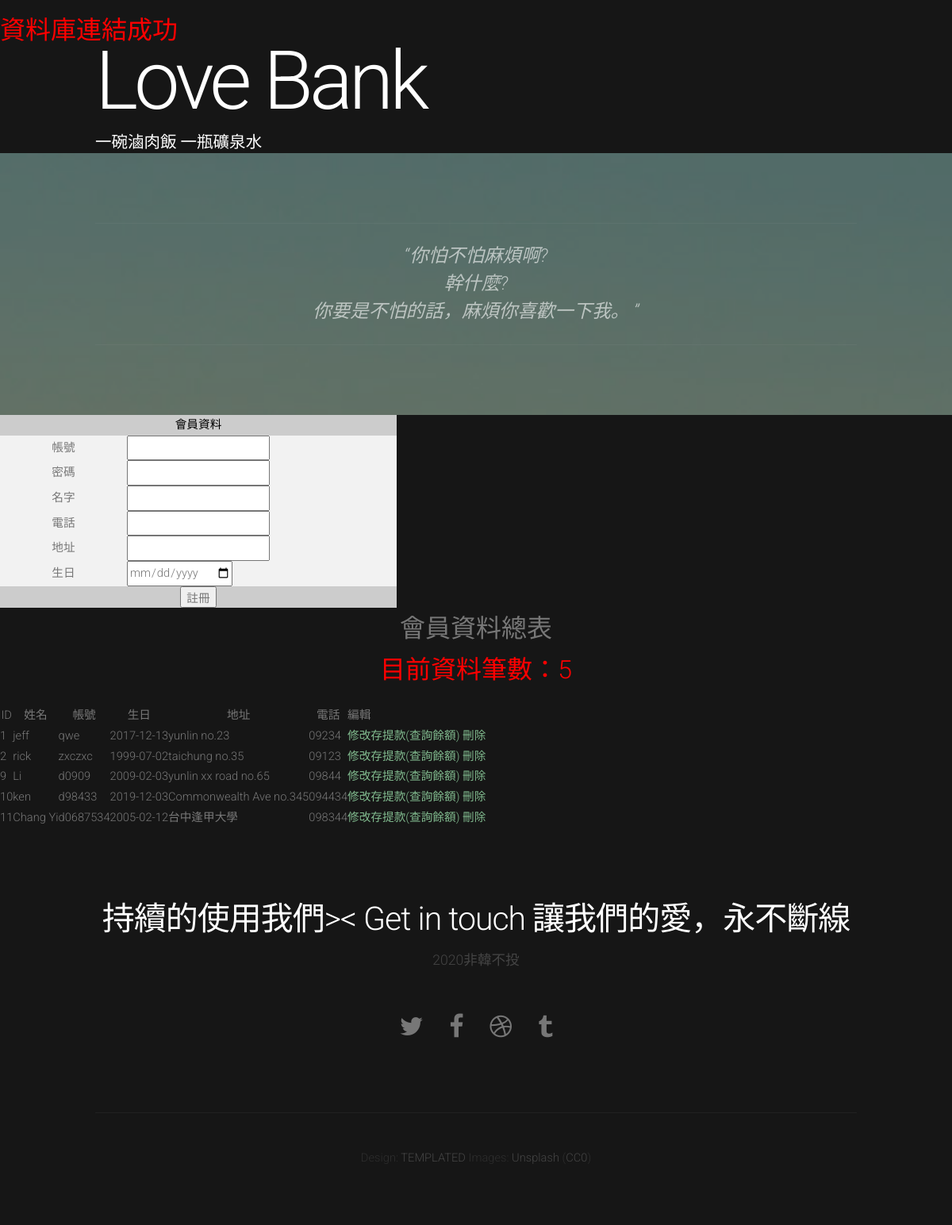
The page / on the database its author committed.
### tables this page shows
CREATE TABLE `Customers` (
  `cID` int(11) UNSIGNED NOT NULL,
  `cName` varchar(30) DEFAULT NULL,
  `cBirthday` date DEFAULT NULL,
  `cAddress` varchar(50) DEFAULT NULL,
  `cPassword` varchar(60) DEFAULT NULL,
  `cPhone` varchar(10) DEFAULT NULL,
  `cSex` char(1) DEFAULT NULL,
  `cBcode` int(11) UNSIGNED DEFAULT NULL,
  `cSsn` varchar(10) DEFAULT NULL,
  `cUName` varchar(12) DEFAULT NULL,
  `cBalance` int(20) UNSIGNED DEFAULT 0
);

### index.php (the view, shortened to what this page needs)
<?php
    include("connMySQL.php");
    $sql_query = "SELECT * FROM Customers ORDER BY cID ASC";
    $result = mysqli_query($db_link,$sql_query);
    $total_records = mysqli_num_rows($result);
?>
<!DOCTYPE html>
<html>
<head>
</head>
<body>
<div class="container">
    <div id="logo">
        <h1><a href="#">Love Bank</a></h1>
        <span class="tag">一碗滷肉飯 一瓶礦泉水</span>
    </div>
</div>
<div id="tweet">
    <div class="container">
        <section>
            <blockquote>&ldquo;你怕不怕麻煩啊?<br>
                幹什麼?<br>
                你要是不怕的話，麻煩你喜歡一下我。
                &rdquo;</blockquote>
        </section>
    </div>
</div>
<div style="width:100%;text-align:center">
    <form id="update" name="update" method="post" action="">
        <table width="500" border="0" align="center" cellpadding="5" cellspacing="0" bgcolor="#F2F2F2">
            <tr>
                <div class="content">
                    <td colspan="2" align="center" bgcolor="#CCCCCC"><font color="#000000">會員資料</font></td>
            </tr>
            <tr>
                <td width="160" align="center" valign="baseline">帳號</td>
                <td valign="baseline">
                    <input type="text" name="cUName" id="cUName" value=""></td>
            </tr>
            <tr>
                <td width="80" align="center" valign="baseline">密碼</td>
                <td valign="baseline">
                    <input type="text" name="cPassword" id="cPassword" value=""></td>
            </tr>
            <tr>
                <td width="80" align="center" valign="baseline">名字</td>
                <td valign="baseline">
                    <input type="name" name="cName" id="cName" value=""></td>
            </tr>
            <tr>
                <td width="80" align="center" valign="baseline">電話</td>
                <td valign="baseline">
                    <input type="phone" name="cPhone" id="cPhone"></td>
            </tr>
            <tr>
                <td width="80" align="center" valign="baseline">地址</td>
                <td valign="baseline">
                    <input type="text" name="cAddress" id="cAddress"></td>
            </tr>
            <tr>
                <td width="80" align="center" valign="baseline">生日</td>
                <td valign="baseline">
                    <input type="date" name="cBirthday" id="cBirthday"></td>
            </tr>
            <tr>
                <td colspan="2" align="center" bgcolor="#CCCCCC">
                    <input type="submit" name="button" id="button" value="註冊"></td>
            </tr>
        </table>
    </form>
</div>
<font color="red" size="6"><h1 align = "center">會員資料總表</h1><br>
    <p align= "center">目前資料筆數：<?php echo $total_records;?></p></font>
<table border="1" align = "center">
    <tr>
        <th>ID</th>
        <th>姓名</th>
        <th>帳號</th>
        <th>生日</th>
        <th>地址</th>
        <th>電話</th>
        <th>編輯</th>
    </tr>
    <?php
    while($row_result = mysqli_fetch_assoc($result)) {
        echo "<tr>";
        echo "<td>".$row_result['cID']."</td>";
        echo "<td>".$row_result['cName']."</td>";
        echo "<td>".$row_result['cUName']."</td>";
        echo "<td>".$row_result['cBirthday']."</td>";
        echo "<td>".$row_result['cAddress']."</td>";
        echo "<td>".$row_result['cPhone']."</td>";
        echo "<td><a href='update.php?id=".$row_result['cID']."'>修改</a> ";
        echo "<td><a href='D_W.php?id=".$row_result['cID']."'>存提款(查詢餘額)</a> ";
        echo "<a href='delete.php?id=".$row_result['cID']."'>刪除</a></td>";
        echo "</tr>";
    }
    ?>
</table>
<div id="footer">
    <div class="container">
        <section>
            <header>
                <h2>持續的使用我們>< Get in touch
                    讓我們的愛，永不斷線</h2>
                <span class="byline">2020非韓不投</span>
            </header>
            <ul class="contact">
                <li><a href="https://jable.tv/" class="fa fa-twitter"><span>Twitter</span></a></li>
                <li class="active"><a href="https://jable.tv/" class="fa fa-facebook"><span>Facebook</span></a></li>
                <li><a href="https://jable.tv/" class="fa fa-dribbble"><span>Pinterest</span></a></li>
                <li><a href="https://jable.tv/" class="fa fa-tumblr"><span>Google+</span></a></li>
            </ul>
        </section>
    </div>
</div>
<div id="copyright">
    <div class="container">
        Design: <a href="http://templated.co">TEMPLATED</a> Images: <a href="http://unsplash.com">Unsplash</a> (<a href="http://unsplash.com/cc0">CC0</a>)
    </div>
</div>
</body>
</html>

### connMySQL.php (shortened to what this page needs)
<br><font size ='6' color ='red'>
<?php
$db_host = '127.0.0.1';
$db_userName = 'root';
$db_password = '40666888';
$db_name = 'bank';
$db_link = @mysqli_connect($db_host, $db_userName, $db_password, $db_name);
if (!$db_link) {
    die('資料庫連結失敗!');
} else {
   echo '資料庫連結成功';
}
?>
</font>
<body background="77.jpg">

### css/style.css (style rules this page uses)
body { margin: 0; padding: 0; background: #161616; }
body,input,textarea,select { font-family: 'Roboto', sans-serif; font-size: 11pt; font-weight: 300; line-height: 1.75em; color: #777; }
h1,h2,h3,h4,h5,h6 { font-weight: 300; color: #777; }
h2 { letter-spacing: -0.025em; }
h1 a, h2 a, h3 a, h4 a, h5 a, h6 a { color: inherit; text-decoration: none; }
a { text-decoration: none; color: #80BA8E; }
blockquote { border-left: solid 0.5em #ddd; padding: 1em 0 1em 2em; font-style: italic; }
p, ul, ol, dl, table { margin-bottom: 1em; }
header { margin-bottom: 1.6em; }
header .byline { display: block; margin: 1.5em 0 0 0; padding: 0 0 0.5em 0; }
section, article { margin-bottom: 3em; }
section > :last-child, article > :last-child { margin-bottom: 0; }
section:last-child, article:last-child { margin-bottom: 0; }
.fa { text-decoration: none; }
.fa:before { display:inline-block; font-family: FontAwesome; font-size: 1.25em; text-decoration: none; font-style: normal; font-weight: normal; line-height: 1; -webkit-font-smoothing:antialiased; -moz-osx-font-smoothing:grayscale; }
.fa-twitter:before { content:"\f099" }
.fa-facebook:before { content:"\f09a" }
.fa-tumblr:before { content:"\f173" }
.fa-dribbble:before { content:"\f17d" }
ul.contact { padding: 1.5em 0 0 0; list-style: none; cursor: default; }
ul.contact li { display: inline-block; margin: 0 1em; }
ul.contact li a { color: inherit; font-size: 1.75em; display: inline-block; -moz-transition: color 0.35s ease-in-out, background-color 0.35s ease-in-out; -webkit-transition: color 0.35s ease-in-out, background-color 0.35s ease-in-out; -o-transition: color 0.35s ease-in-out, background-color 0.35s ease-in-out; -ms-transition: color 0.35s ease-in-out, background-color 0.35s ease-in-out; transition: color 0.35s ease-in-out, background-color 0.35s ease-in-out; }
#logo { position: relative; z-index: 1; }
#logo h1 { color: #FFF; }
#logo a { display: block; text-decoration: none; font-weight: 300; line-height: 1em; font-size: 7em; color: #FFF; letter-spacing: -0.05em; margin: 0 0 0.125em 0; }
#logo span { font-size: 1.4em; color: #FFF; }
#footer { position: relative; text-align: center; }
#footer header h2 { color: #FFF !important; }
#footer header .byline { color: rgba(255,255,255,.2); }
#copyright { position: relative; text-align: center; color: #774535; }
#copyright .container { padding: 3em 0em; border-top: 1px solid; border-color: rgba(255,255,255,.05); color: rgba(255,255,255,.1); }
#copyright a { text-decoration: none; color: rgba(255,255,255,.2); }
#tweet { position: relative; text-align: center; background: url(../images/header.jpg) no-repeat center center; background-attachment: fixed; background-size: cover; }
#tweet:before { content: ''; position: absolute; left: 0; top: 0; width: 100%; height: 100%; background: rgba(64,64,64,0.5); }
#tweet section { border-top: 1px solid; border-bottom: 1px solid; border-color: rgba(255,255,255,.1); }
#tweet blockquote { position: relative; border: none; margin: 0; font-weight: 300; color: rgba(255,255,255,.6); }

### css/style-desktop.css (style rules this page uses)
header { margin-bottom: 1.6em; }
header h2 { font-size: 3.4em; }
header .byline { font-size: 1.7em; }
#footer { padding: 6em 0em; }
#tweet { padding: 6em 0em; }
#tweet blockquote { margin: 0; padding: 1em 4em; line-height: 1.5em; font-size: 1.8em; }

### css/style-1000px.css (style rules this page uses)
body,input,textarea,select { font-size: 11pt; }
header { margin-bottom: 1.6em; }
header h2 { font-size: 2.8em; }
header .byline { font-size: 1.2em; }
#tweet blockquote { font-size: 1.6em; }

### rows shown on the page
customers: cID "1", cName "jeff", cUName "qwe", cBirthday "2017-12-13", cAddress "yunlin no.23", cPhone "09234"
customers: cID "2", cName "rick", cUName "zxczxc", cBirthday "1999-07-02", cAddress "taichung no.35", cPhone "09123"
customers: cID "9", cName "Li", cUName "d0909", cBirthday "2009-02-03", cAddress "yunlin xx road no.65", cPhone "09844"
customers: cID "10", cName "ken", cUName "d98433", cBirthday "2019-12-03", cAddress "Commonwealth Ave no.345", cPhone "094434"
customers: cID "11", cName "Chang Yi", cUName "d0687534", cBirthday "2005-02-12", cAddress "台中逢甲大學", cPhone "098344"

### other values the page prints
$total_records "5"
